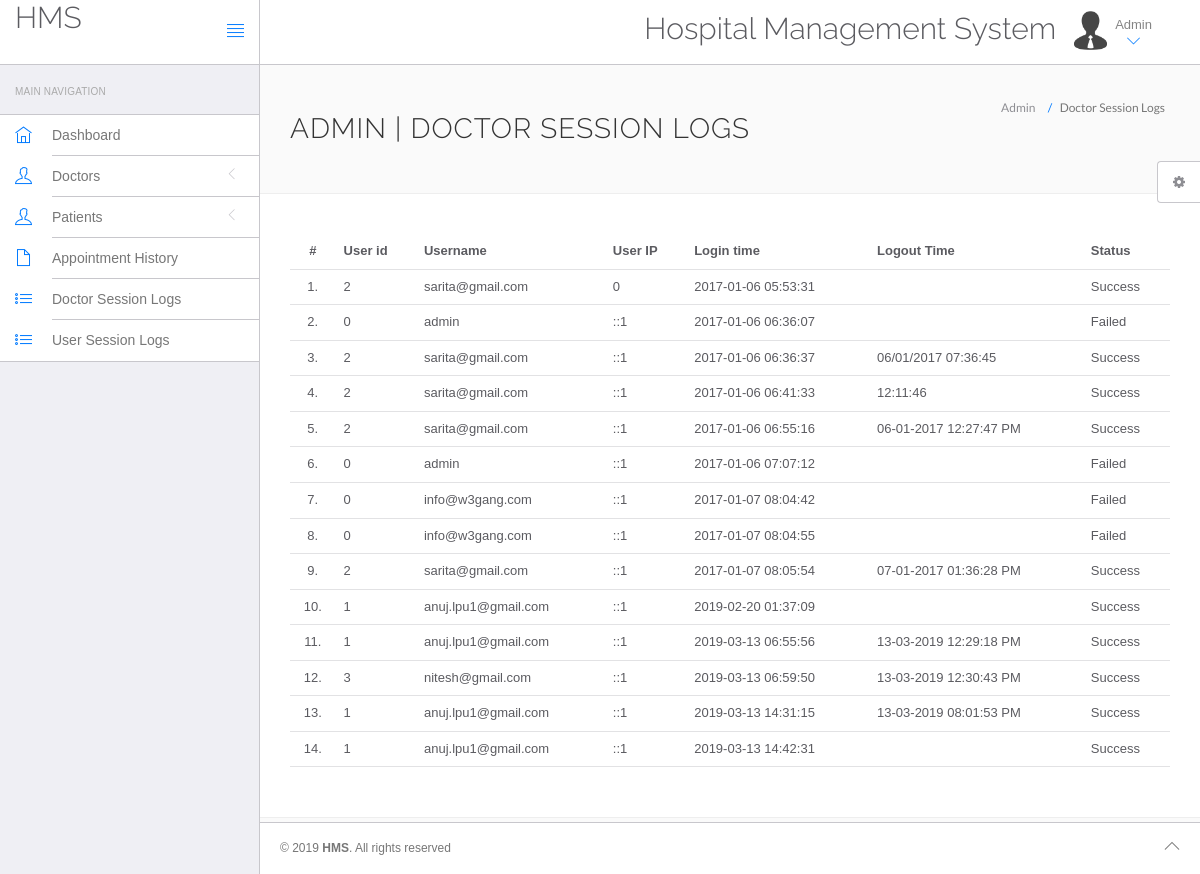
The app's page /hospital/hms/admin/doctor-logs.php (signed in) with its own data.
### tables this page shows
CREATE TABLE `doctorslog` (
  `id` int(11) NOT NULL,
  `uid` int(11) NOT NULL,
  `username` varchar(255) NOT NULL,
  `userip` binary(16) NOT NULL,
  `loginTime` timestamp NOT NULL DEFAULT CURRENT_TIMESTAMP,
  `logout` varchar(255) NOT NULL,
  `status` int(11) NOT NULL
);

### hospital/hms/admin/doctor-logs.php (the view, shortened to what this page needs)
<?php
include('include/config.php');
?>
<!DOCTYPE html>
<html lang="en">
	<head>
		<link rel="stylesheet" href="vendor/bootstrap/css/bootstrap.min.css">
		<link rel="stylesheet" href="vendor/fontawesome/css/font-awesome.min.css">
		<link rel="stylesheet" href="vendor/themify-icons/themify-icons.min.css">
		<link href="vendor/animate.css/animate.min.css" rel="stylesheet" media="screen">
		<link href="vendor/perfect-scrollbar/perfect-scrollbar.min.css" rel="stylesheet" media="screen">
		<link href="vendor/switchery/switchery.min.css" rel="stylesheet" media="screen">
		<link href="vendor/bootstrap-touchspin/jquery.bootstrap-touchspin.min.css" rel="stylesheet" media="screen">
		<link href="vendor/select2/select2.min.css" rel="stylesheet" media="screen">
		<link href="vendor/bootstrap-datepicker/bootstrap-datepicker3.standalone.min.css" rel="stylesheet" media="screen">
		<link href="vendor/bootstrap-timepicker/bootstrap-timepicker.min.css" rel="stylesheet" media="screen">
		<link rel="stylesheet" href="assets/css/styles.css">
		<link rel="stylesheet" href="assets/css/plugins.css">
		<link rel="stylesheet" href="assets/css/themes/theme-1.css" id="skin_color" />
	</head>
	<body>
		<div id="app">
<?php include('include/sidebar.php');?>
			<div class="app-content">
					<?php include('include/header.php');?>
				<div class="main-content" >
					<div class="wrap-content container" id="container">
						<section id="page-title">
							<div class="row">
								<div class="col-sm-8">
									<h1 class="mainTitle">Admin  | Doctor Session Logs</h1>
																	</div>
								<ol class="breadcrumb">
									<li>
										<span>Admin </span>
									</li>
									<li class="active">
										<span>Doctor Session Logs</span>
									</li>
								</ol>
							</div>
						</section>
						<div class="container-fluid container-fullw bg-white">
									<div class="row">
								<div class="col-md-12">
									<table class="table table-hover" id="sample-table-1">
										<thead>
											<tr>
												<th class="center">#</th>
												<th class="hidden-xs">User id</th>
												<th>Username</th>
												<th>User IP</th>
												<th>Login time</th>
												<th>Logout Time </th>
												<th> Status </th>
											</tr>
										</thead>
										<tbody>
<?php
$sql=mysqli_query($con,"select * from doctorslog ");
$cnt=1;
while($row=mysqli_fetch_array($sql))
{
?>
											<tr>
												<td class="center"><?php echo $cnt;?>.</td>
												<td class="hidden-xs"><?php echo $row['uid'];?></td>
												<td class="hidden-xs"><?php echo $row['username'];?></td>
												<td><?php echo $row['userip'];?></td>
												<td><?php echo $row['loginTime'];?></td>
												<td><?php echo $row['logout'];?>
												</td>
												<td>
<?php if($row['status']==1)
{
	echo "Success";
}
else
{
	echo "Failed";
}?>
</td>
											</tr>
											<?php
$cnt=$cnt+1;
											 }?>
										</tbody>
									</table>
								</div>
							</div>
								</div>
					</div>
				</div>
			</div>
	<?php include('include/footer.php');?>
	<?php include('include/setting.php');?>
		</div>
	</body>
</html>

### hospital/hms/admin/assets/css/themes/theme-1.css (style rules this page uses)
body { background: #FAFAFA; }

### records on screen
doctorslog: uid "2", username "sarita@gmail.com", userip "0", loginTime "2017-01-06 05:53:31", status "Success"
doctorslog: uid "0", username "admin", userip "::1", loginTime "2017-01-06 06:36:07", status "Failed"
doctorslog: uid "2", username "sarita@gmail.com", userip "::1", loginTime "2017-01-06 06:36:37", logout "06/01/2017 07:36:45", status "Success"
doctorslog: uid "2", username "sarita@gmail.com", userip "::1", loginTime "2017-01-06 06:41:33", logout "12:11:46", status "Success"
doctorslog: uid "2", username "sarita@gmail.com", userip "::1", loginTime "2017-01-06 06:55:16", logout "06-01-2017 12:27:47 PM", status "Success"
doctorslog: uid "0", username "admin", userip "::1", loginTime "2017-01-06 07:07:12", status "Failed"
doctorslog: uid "0", username "info@w3gang.com", userip "::1", loginTime "2017-01-07 08:04:42", status "Failed"
doctorslog: uid "0", username "info@w3gang.com", userip "::1", loginTime "2017-01-07 08:04:55", status "Failed"
doctorslog: uid "2", username "sarita@gmail.com", userip "::1", loginTime "2017-01-07 08:05:54", logout "07-01-2017 01:36:28 PM", status "Success"
doctorslog: uid "1", username "anuj.lpu1@gmail.com", userip "::1", loginTime "2019-02-20 01:37:09", status "Success"
doctorslog: uid "1", username "anuj.lpu1@gmail.com", userip "::1", loginTime "2019-03-13 06:55:56", logout "13-03-2019 12:29:18 PM", status "Success"
doctorslog: uid "3", username "nitesh@gmail.com", userip "::1", loginTime "2019-03-13 06:59:50", logout "13-03-2019 12:30:43 PM", status "Success"
doctorslog: uid "1", username "anuj.lpu1@gmail.com", userip "::1", loginTime "2019-03-13 14:31:15", logout "13-03-2019 08:01:53 PM", status "Success"
doctorslog: uid "1", username "anuj.lpu1@gmail.com", userip "::1", loginTime "2019-03-13 14:42:31", status "Success"
